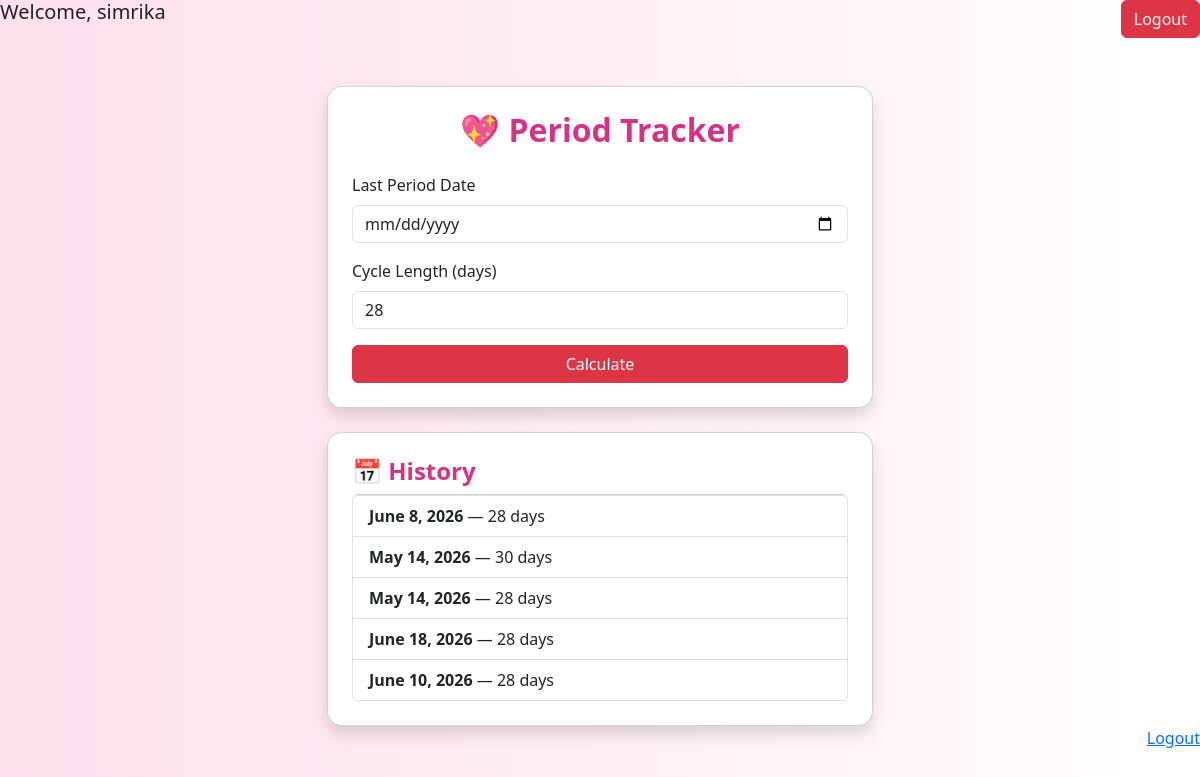
Screenshot of / (signed in) with the database file from the repository.
### tracker/models.py (models this page shows, shortened)
class PeriodEntry(models.Model):
    user = models.ForeignKey(
        User,
        on_delete=models.CASCADE
    )
    last_period_date = models.DateField()
    cycle_length = models.IntegerField(default=28)
    created_at = models.DateTimeField(auto_now_add=True)

### tracker/views.py (the view, shortened to what this page needs)
@login_required
def home(request):
    result = None
    entries = PeriodEntry.objects.filter(
        user=request.user
    ).order_by("-created_at")
    return render(
        request,
        "tracker/home.html",
        {
            "result": result,
            "entries": entries
        }
    )

### tracker/templates/tracker/home.html (shortened to what this page needs)
<!DOCTYPE html>
<html>
<head>
    <link href="https://cdn.jsdelivr.net/npm/bootstrap@5.3.3/dist/css/bootstrap.min.css" rel="stylesheet">
</head>
<body>
<div class="d-flex justify-content-between">
    <h5>
        Welcome, {{ request.user.username }}
    </h5>
    <form action="{% url 'logout' %}" method="post">
        <button class="btn btn-danger">
            Logout
        </button>
    </form>
</div>
<div class="container mt-5">
    <div class="row justify-content-center">
        <div class="col-md-6">
            <div class="card shadow p-4">
                <h2 class="text-center title">💖 Period Tracker</h2>
                <form method="POST" class="mt-3">
                    <div class="mb-3">
                        <label class="form-label">Last Period Date</label>
                        <input type="date" name="last_period" class="form-control" required>
                    </div>
                    <div class="mb-3">
                        <label class="form-label">Cycle Length (days)</label>
                        <input type="number" name="cycle_length" value="28" class="form-control" required>
                    </div>
                    <button type="submit" class="btn btn-danger w-100">
                        Calculate
                    </button>
                </form>
            </div>
        </div>
    </div>
    <div class="row justify-content-center mt-4">
        <div class="col-md-6">
            <div class="card shadow p-4">
                <h4 class="title">📅 History</h4>
                <ul class="list-group">
                    {% for entry in entries %}
                    <li class="list-group-item">
                        <strong>{{ entry.last_period_date }}</strong>
                        — {{ entry.cycle_length }} days
                    </li>
                    {% empty %}
                    <li class="list-group-item">No history yet</li>
                    {% endfor %}
                </ul>
            </div>
        </div>
    </div>
</div>
<div style="text-align:right;">
    <a href="{% url 'logout' %}">
        Logout
    </a>
</div>
</body>
</html>

### tracker/templates/tracker/home.html (style rules this page uses)
body { background: linear-gradient(to right, #ffe0ec, #fff); }
.card { border-radius: 15px; }
.title { color: #d63384; font-weight: bold; }

### rows the page displays
PeriodEntry: last_period_date "June 8, 2026", cycle_length "28"
PeriodEntry: last_period_date "May 14, 2026", cycle_length "30"
PeriodEntry: last_period_date "May 14, 2026", cycle_length "28"
PeriodEntry: last_period_date "June 18, 2026", cycle_length "28"
PeriodEntry: last_period_date "June 10, 2026", cycle_length "28"

### other values shown
{{ request.user.username }} "simrika"
